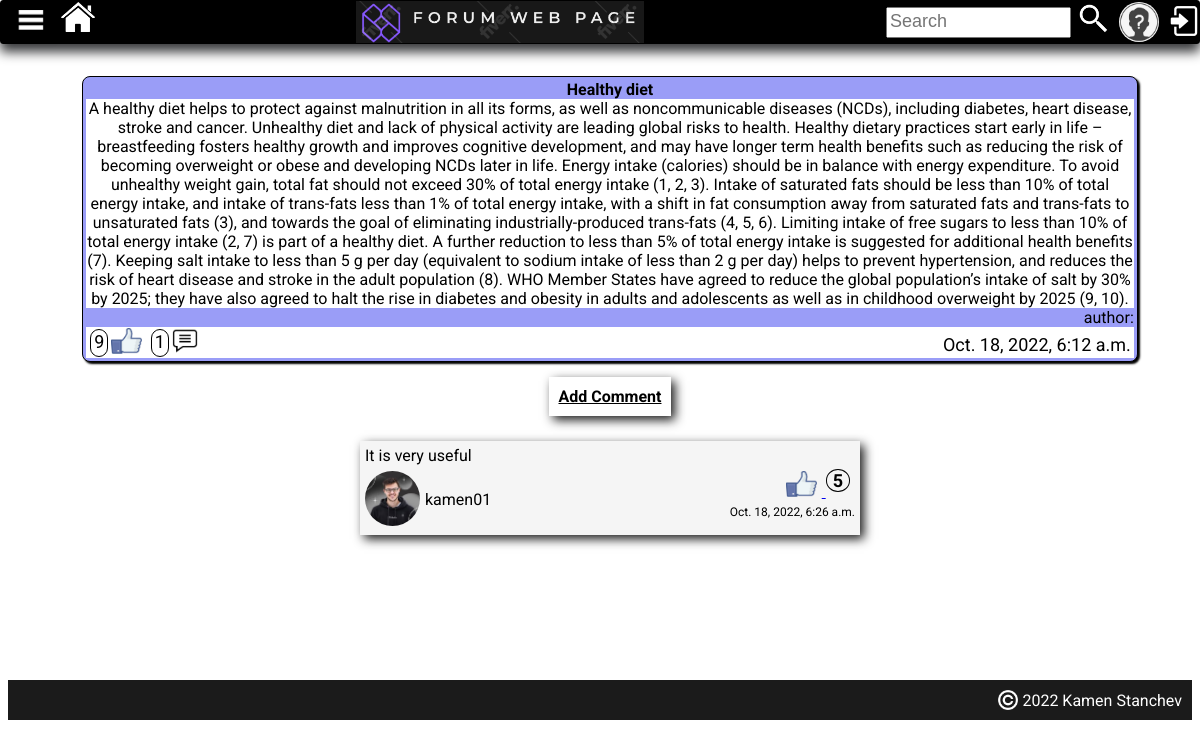
/article-details/9/, run on an earlier commit of the app's database.
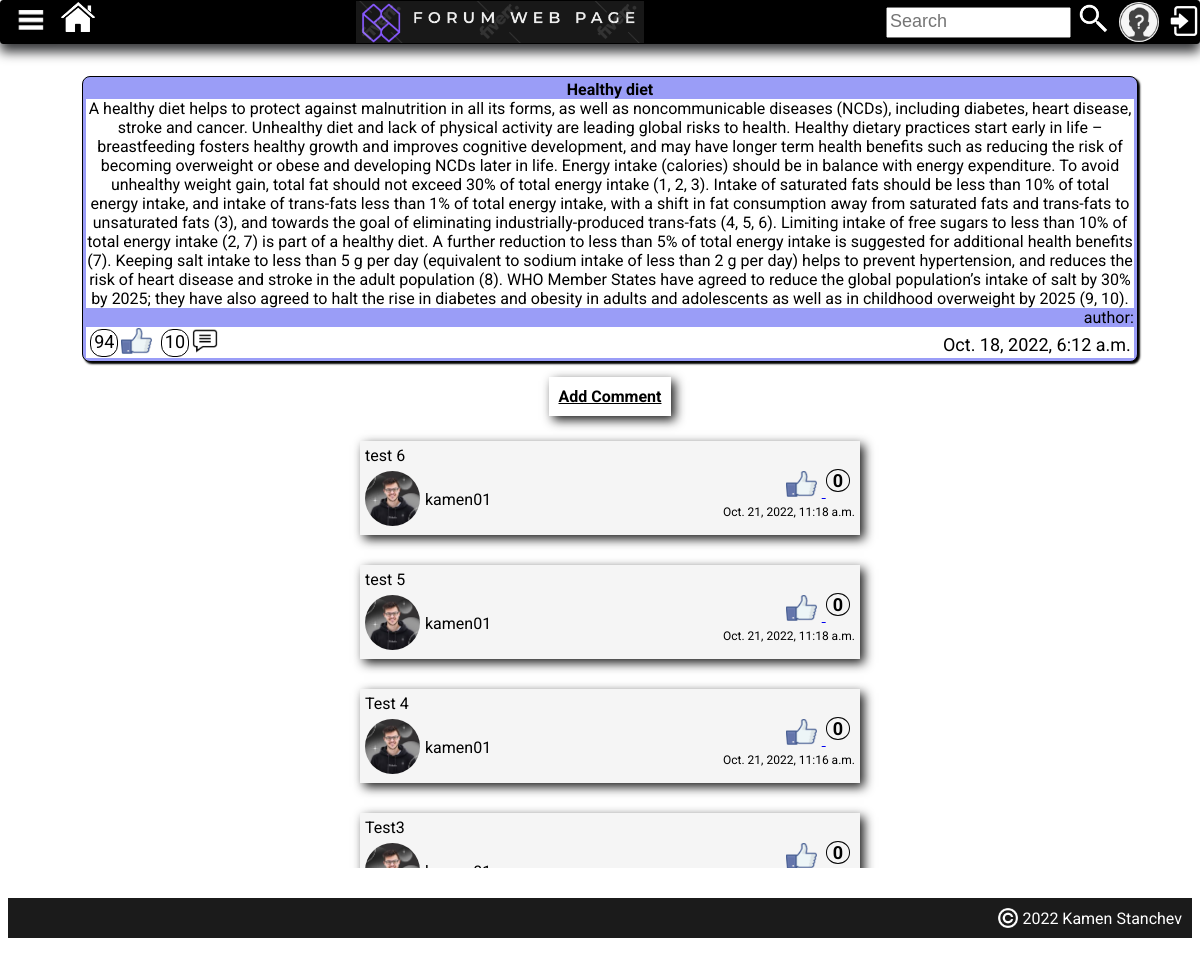
And on a later commit of the database.
### forum_project/main_app/models.py (models this page shows, shortened)
class PostArticle(models.Model):
    title = models.CharField(max_length=30, unique=True)
    content = models.TextField()
    likes = models.IntegerField(default=0)
    date_created = models.DateTimeField(auto_now_add=True)
    topic = models.CharField(max_length=30, choices=topics_choices(), default='NO TOPIC')
    user = models.ForeignKey(User, on_delete=models.CASCADE)
    users_which_liked_article = models.ManyToManyField(
        User,
        related_name='user_lied_article',
        blank=True,
    )
    @property
    def comments(self):
        result = self.articlecomment_set.all()
        return result

class ArticleComment(models.Model):
    user = models.ForeignKey(User, on_delete=models.CASCADE)
    post_article = models.ForeignKey(PostArticle, on_delete=models.CASCADE)
    content = models.TextField(max_length=300)
    data_created = models.DateTimeField(auto_now_add=True)
    likes = models.IntegerField(default=0)
    users_which_liked_comment = models.ManyToManyField(
        User,
        related_name='user_lied_comment',
        blank=True,
    )

class Profile(models.Model):
    user = models.OneToOneField(User, on_delete=models.CASCADE)
    first_name = models.CharField(max_length=30, null=True, blank=True)
    last_name = models.CharField(max_length=30, null=True, blank=True)
    city = models.CharField(max_length=30)
    profession = models.CharField(max_length=30)
    profile_img = models.ImageField(upload_to='images/', default='images/add_profile_image.jpg')

### forum_project/main_app/views.py (the view)
# urls.py: path('article-details/<int:pk>/', views.ArticleDetails.as_view(), name='article-details'),
class ArticleDetails(DetailView):
    model = PostArticle
    template_name = 'article-detail.html'
    context_object_name = "article"
    def get_context_data(self, *args, **kwargs):
        current_article = PostArticle.objects.get(id=self.kwargs['pk'])
        comments = reversed(current_article.articlecomment_set.all())
        context = super(ArticleDetails, self).get_context_data(*args, **kwargs)
        context['comments'] = comments
        return context

### forum_project/main_app/templates/article-detail.html (shortened to what this page needs)
{% extends 'base.html' %}
{% load static %}
{% block page_content %}
    <div class="main-container">
        <div class="central-container" style="border: none; box-shadow: none; background-color: white; padding-bottom: 100px">
            <div class="container-items">
                <p class="topic-title">
                    {{ article.title }}
                </p>
                <p class="topic-content">
                    {{ article.content }}
                </p>
                <p class="topic-author">
                    author: {{ article.user.first_name }} {{ article.user.last_name }}
                </p>
                <div class="status-topic">
                    <div class="status-data-left">{{ article.likes }}</div>
                        <a href="{% url 'likes' article.id %}"><img class="like-button" src="{% static 'icons/like.png' %}"></a>
                    <div class="status-data-left">{{ article.comments|length }}</div>
                        <a href="{% url 'create-comment' article.id %}"><img class="like-button" src="{% static 'icons/comment-black.png' %}"></a>
                    <div class="status-data-right">{{ article.date_created }}</div>
                </div>
            </div>
            <a href="{% url 'create-comment' article.pk %}"
                    style="
                    margin: 15px 0 10px 0 ;
                    padding: 10px;
                    font-weight: bold;
                    align-self: center;
                    background-color: white;
                    color: black;
                    text-align: center;
                    box-shadow: #1b1b1b 4px 4px 10px;
            "
            >Add Comment</a>
            {% for comment in comments %}
                <div class="container-comment">
                    <div class="comment-content">
                        {{ comment.content }}
                    </div>
                    <div class="comment-details">
                        <div class="comment-details-left">
                            <div >
                                <img class="comment-user-img" src="{{ comment.user.profile.profile_img.url }}">
                            </div>
                            <div class="comment-user-name">
                                {{ comment.user.username }}
                            </div>
                        </div>
                        <div class="comment-details-right">
                            <div class="comment-likes-details">
                                <a href="{% url 'like_comment' comment.id %}">
                                    <img class="like-button" src="{% static 'icons/like.png' %}">
                                </a>
                                <span class="comment-likes-count">{{ comment.likes }}</span>
                            </div>
                            <div>
                                <span class="comment-data-created">{{ comment.data_created }}</span>
                            </div>
                        </div>
                    </div>
                </div>
            {% endfor %}
        </div>
    </div>
{% endblock %}

### templates/base.html (shortened to what this page needs)
{% load static %}
<!DOCTYPE html>
<html lang="en">
    <head>
        <link rel="stylesheet" type="text/css" href="{% static 'css/main.css' %}"/>
        <link rel="stylesheet" type="text/css" href="{% static 'css/navbar.css' %}"/>
        <link rel="stylesheet" type="text/css" href="{% static 'css/container.css' %}"/>
        <link rel="stylesheet" type="text/css" href="{% static 'css/profile-container.css' %}"/>
        <link rel="stylesheet" type="text/css" href="{% static 'css/topics.css' %}"/>
        <link rel="stylesheet" type="text/css" href="{% static 'css/footer.css' %}"/>
    </head>
    <body>
        <div class="navbar">
                <div class="left-side">
                    <div class="dropdown">
                      <span><img class="hamburger-menu-icon"
                         src="{% static 'icons/hamburger-menu.png' %}" alt="NO IMAGE, NO IMAGE, NO IMAGE"></span>
                    </div>
                    <a href="{% url 'home' %}"><img class="home-icon"
                         src="{% static 'icons/home-icon1.png' %}"></a>
                </div>
                <div class="central-side">
                    <img class="logo" src="{% static 'images/logo.PNG' %}">
                </div>
                <div class="right-side">
                    <input class="search-bar" type="text" placeholder="Search">
                    <button class="search-button"><img class="search-button-icon" src="{% static 'icons/search-button.png' %}"></button>
                    {% if user.is_authenticated %}
                        <img class="current-user-image" src="{{ user.profile.profile_img.url }}">
                        <a href="{% url 'logout' %}"><img class="login-logout-link" src="{% static 'icons/logout-icon1.png' %}"></a>
                    {% else %}
                        <img class="current-user-image"
                            src="{% static 'images/no-profile-image.jfif' %}">
                        <a href="{% url 'login' %}"><img class="login-logout-link" src="{% static 'icons/login-icon.png' %}"></a>
                    {% endif %}
                </div>
        </div>
        <div class="container">
            {% block page_content %}
            {% endblock %}
        </div>
        <footer>
            <span class="copyright-content">
                <img class="copyright-symbol" src="{% static 'icons/copyright.png'%}">
                    2022 Kamen Stanchev
            </span>
</footer>
    </body>
</html>

### static/css/main.css (style rules this page uses)
body { padding-top: 5px; font-family: 'Roboto', sans-serif; }
p { margin: 0; }
footer { background-color: #1b1b1b; left: 0; right: 0; bottom: 0; height: 40px; margin-top: 10px; }

### static/css/navbar.css (style rules this page uses)
.dropdown { position: relative; display: inline-block; }
.hamburger-menu-icon { height: 60px; margin-top: -12px; }
.navbar { display: flex; background-color: gray; height: 42px; font-weight: bolder; font-size: 19px; color: white; border: black 1px solid; border-radius: 3px; box-shadow: #38393b 0 8px 12px; position: fixed; top: 0; left: 0; right: 0; }
.left-side { display: flex; flex: 1; background-color: black; padding-top: 1px; }
.home-icon { height: 30px; margin-bottom: 12px; }
.search-button { border: none; background-color: black; cursor: pointer; height: 33px; }
.central-side { display: flex; flex: 3; min-width: 250px; background-color: black; justify-content: center; }
.logo { height: 100%; }
.right-side { display: flex; flex:2; background-color: black; justify-content: flex-end; }
.search-bar { height: 25px; margin-top: 6px; }
.search-bar::placeholder { font-size: 18px; }
.search-button-icon { height: 33px; background-color: black; border: none; }
.current-user-image { height: 40px; width: 40px; object-fit: cover; margin-top: 1px; margin-left: 3px; border-radius: 25px; flex-shrink: 0; }
.login-logout-link { height: 30px; width: 30px; margin-left: 10px; margin-top: 5px; flex-shrink: 1; }

### static/css/container.css (style rules this page uses)
.main-container { display: flex; flex-direction: row; min-height: 80%; padding-top: 10px; padding-bottom: 20px; margin-top: 45px; }
.central-container { display: flex; overflow-y: scroll; flex-direction: column; background-color: whitesmoke; flex: 3; margin-left: 20px; max-height: 700px; box-shadow: black 2px 2px 15px; }
.container-items { width: 90%; border-radius: 8px; background-color: #9A9DF7; color: black; margin-left: auto; margin-right: auto; margin-top: 8px; padding: 3px; border: 1px solid; box-shadow: 2px 2px 2px; text-align: center; }
.topic-title { font-weight: bold; }
.topic-content { font-size: 16px; color: black; background-color: white; }
.topic-author { text-align: right; margin: 0; padding: 0; }
.status-topic { display: flex; flex-direction: row; font-size: 18px; color: black; background-color: white; }
.status-data-left { margin-top: 2px; margin-bottom: 1px; margin-left: 4px; padding: 1px 3px; border-radius: 12px; color: black; border: black 1px solid; }
.like-button { height: 26px; margin-right: 5px; margin-left: 3px; margin-top: 1px; }
.status-data-right { margin-top: 7px; margin-right: 3px; flex: 1; text-align: right; }

### static/css/footer.css (style rules this page uses)
.copyright-content { color: white; float: right; margin-top: 10px; margin-right: 10px; }
.copyright-symbol { height: 20px; vertical-align: bottom; }

### forum_project/main_app/templates/article-detail.html (style rules this page uses)
.container-comment { box-shadow: #1b1b1b 4px 4px 10px; background-color: whitesmoke; align-self: center; width: 500px; margin: 15px; }
.comment-content { margin: 5px; }
.comment-details { display: flex; justify-content: space-between; height: 60px; margin: 5px; }
.comment-details-left { display: flex; flex-direction: row; height: 59px; }
.comment-user-img { height: 55px; width: 55px; object-fit: cover; border-radius: 50%; margin: 2% 0 3% 0; }
.comment-user-name { margin: auto 5px; }
.comment-details-right { display: flex; flex-direction: column; }
.comment-likes-details { padding-right: 5px; align-self: end; }
.comment-likes-count { color: black; font-weight: bold; font-size: 18px; vertical-align: top; padding: 0 6px 0 6px; border: black 1px solid; border-radius: 50%; }
.comment-data-created { font-size: 12px; }

What changed in the data, as far as the page shows it:
no longer on this page (row unchanged): ArticleComment: content "It is very useful", user.profile.profile_img (picture), user.username "kamen01", likes "5", data_created "Oct. 18, 2022, 6:26 a.m."
changed PostArticle "Healthy diet": likes "9" → "94"; comments|length "1" → "10"
added ArticleComment: content "test 6", user.profile.profile_img (picture), user.username "kamen01", likes "0", data_created "Oct. 21, 2022, 11:18 a.m."
added ArticleComment: content "test 5", user.profile.profile_img (picture), user.username "kamen01", likes "0", data_created "Oct. 21, 2022, 11:18 a.m."
added ArticleComment: content "Test 4", user.profile.profile_img (picture), user.username "kamen01", likes "0", data_created "Oct. 21, 2022, 11:16 a.m."
added ArticleComment: content "Test3", user.profile.profile_img (picture), likes "0"
